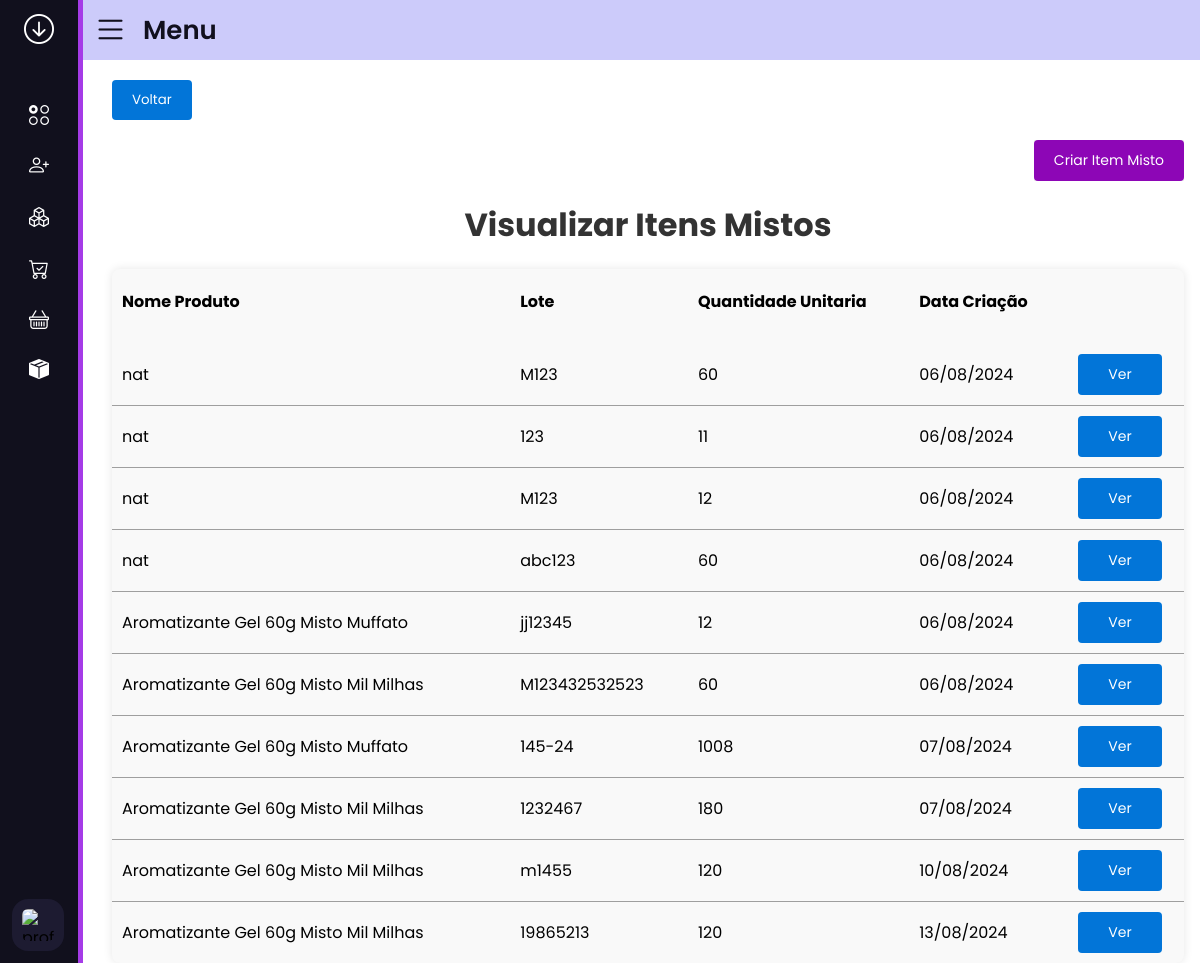
Before: /produtos_acabados/listar_mistos_criados/ (signed in) with the older database file.
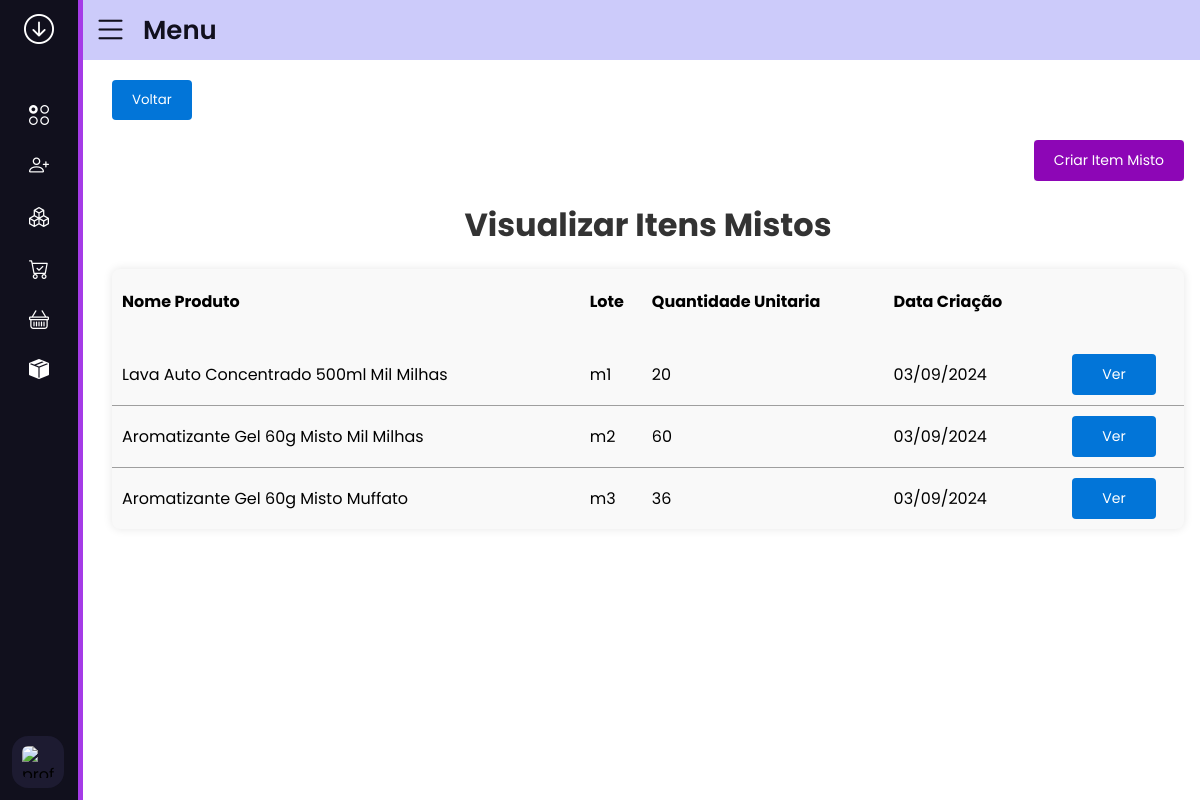
After: the same page with the newer database file.
### produtos_acabados/models.py (models this page shows, shortened)
class MistoItem(models.Model):
    content_type = models.ForeignKey(ContentType, on_delete=models.CASCADE)
    object_id = models.PositiveIntegerField()
    produto_misto = GenericForeignKey('content_type', 'object_id')
    produto_nome = models.CharField(max_length=70, default='nat')
    lote = models.CharField(max_length=20)
    quantidade_unitaria = models.IntegerField()
    quantidade_de_caixas = models.IntegerField(default=1)
    date = models.DateField(auto_now_add=True, blank=True, null=True)

### produtos_acabados/views.py (the view)
# urls.py: path('listar_mistos_criados/', views.list_item_misto, name='list_misto_item'),
@permission_required('produtos_acabados.view_mistoitem', raise_exception=True)
@login_required
def list_item_misto(request):
    misto_items = MistoItem.objects.all()
    return render(request, 'produtos_acabados/itens_mistos/list_item_misto.html',
                  {'misto_items': misto_items})

### produtos_acabados/templates/produtos_acabados/itens_mistos/list_item_misto.html
{% extends 'side_menu.html' %}
{% load static %}
{% block head %}
<link rel="stylesheet" href="{% static 'produtos_acabados/css/itens_mistos/style_list_view.css' %}">
{% endblock %}
{% block content %}
<div class="button-pattern">
    <button class="button-pattern_final" onclick="window.history.back()">Voltar</button>
</div>
<div class="botao_criar_div">
    <button class="botao_criar"><a class="link-botao" href="/produtos_acabados/create-misto-item/">Criar Item Misto</a></button>
</div>
<table class="container">
        <h1>Visualizar Itens Mistos</h1>
        <thead>
            <tr>
                <th>Nome Produto</th>
                <th>Lote</th>
                <th>Quantidade Unitaria</th>
                <th>Data Criação</th>
            </tr>
        </thead>
        <tbody>
            {% if misto_items %}
                {% for item in misto_items %}
                    <tr>
                            <td>{{ item.produto_nome }}</td>
                            <td>{{ item.lote }}</td>
                            <td>{{ item.quantidade_unitaria }}</td>
                            <td>{{ item.date|date:"d/m/Y" }}</td>
                            <td class="td-button">
                                <a class="link-botao" href="/produtos_acabados/visualizar_misto_item/{{item.id}}">
                                Ver</a>
                            </td>
                    </tr>
                {% endfor %}
            {% else %}
                <p>Nenhum item misto encontrado.</p>
            {% endif %}
        </tbody>
    </table>
{% endblock %}

Changed rows visible on the page:
removed MistoItem: produto_nome "nat", lote "M123", quantidade_unitaria "60", date "06/08/2024"
removed MistoItem: produto_nome "nat", lote "123", quantidade_unitaria "11", date "06/08/2024"
removed MistoItem: produto_nome "nat", lote "M123", quantidade_unitaria "12", date "06/08/2024"
removed MistoItem: produto_nome "nat", lote "abc123", quantidade_unitaria "60", date "06/08/2024"
removed MistoItem: produto_nome "Aromatizante Gel 60g Misto Muffato", lote "jj12345", quantidade_unitaria "12", date "06/08/2024"
removed MistoItem: produto_nome "Aromatizante Gel 60g Misto Mil Milhas", lote "M123432532523", quantidade_unitaria "60", date "06/08/2024"
removed MistoItem: produto_nome "Aromatizante Gel 60g Misto Muffato", lote "145-24", quantidade_unitaria "1008", date "07/08/2024"
removed MistoItem: produto_nome "Aromatizante Gel 60g Misto Mil Milhas", lote "1232467", quantidade_unitaria "180", date "07/08/2024"
removed MistoItem: produto_nome "Aromatizante Gel 60g Misto Mil Milhas", lote "m1455", quantidade_unitaria "120", date "10/08/2024"
removed MistoItem: produto_nome "Aromatizante Gel 60g Misto Mil Milhas", lote "19865213", quantidade_unitaria "120", date "13/08/2024"
added MistoItem: produto_nome "Lava Auto Concentrado 500ml Mil Milhas", lote "m1", quantidade_unitaria "20", date "03/09/2024"
added MistoItem: produto_nome "Aromatizante Gel 60g Misto Mil Milhas", lote "m2", quantidade_unitaria "60", date "03/09/2024"
added MistoItem: produto_nome "Aromatizante Gel 60g Misto Muffato", lote "m3", quantidade_unitaria "36", date "03/09/2024"
